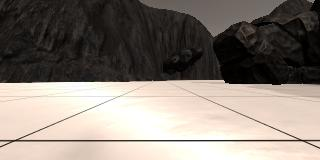
#> input picture calibration_images/example_grid1.jpg, 320 x 160 px
$ jupyter execute --allow-errors 'Project Notebook.ipynb'   (shell and % lines are left out)
#> lines starting #> are read from the running program, lines starting #| are printed output that depends on the picture; after the words box and inside, x2 and y2 are one past the last pixel; in counts of white or black regions, pixels touching at a corner belong together; long printed decimals are rounded
# Rover Project - Test Notebook
The purpose of this notebook is to test and play with the hyper-parameters of the different functions used in this project.

Below are the sections included in this notebook:

`1.` [Importing some packages and modules.](#cell1)
`2.` [Making sure that everything works by displaying some images.](#cell2)
`3.` [Color thresholding.](#cell3)
`4.` [Perspective transformation.](#cell4)
`5.` [Coordinate transformations.](#cell5)
`6.` [Making a custom data class.](#cell6)
`7.` [Combining the above functions into a bigger one.](#cell7)
`8.` [Processing sample images and merging them into a video.](#cell8)
`9.` [Displaying the created video.](#cell9)
`10.` [Simulating the process when accepting a video as input](#cell10)
&nbsp;&nbsp;&nbsp;&nbsp; `10.1.` [Creating a dummy video (as if the user provided it along with the navigation data).](#cell10_1)
&nbsp;&nbsp;&nbsp;&nbsp; `10.2.` [Extracting frame images from the provided (in our case, dummy) video.](#cell10_2)
&nbsp;&nbsp;&nbsp;&nbsp; `10.3.` [Processing extracted frame images then merging them into a video.](#cell10_3)
&nbsp;&nbsp;&nbsp;&nbsp; `10.4.` [Displaying the processed video from the input one.](#cell10_4)

## `1.` Importing some packages and modules
<a id="cell1"></a>

[cell 1]
import cv2
import numpy as np
import matplotlib.image  as mimg
import matplotlib.pyplot as mplot
import os.path

# Next line is used to display and store Matplotlib plots directly in the notebook.
# The output of plotting commands is displayed inline, below the code cell that produced it.
# The resulting plots will then also be stored in the notebook document.

## `2.` Making sure everything works by displaying some images
<a id="cell2"></a>

[cell 2]
imgs_relative_loc = "../calibration_images"
mplot.figure(figsize=(12, 6))
mplot.subplot(2, 2, 1) # or "221" >> 2 rows, 2 columns, subplot (No.1).
mplot.imshow(mimg.imread(os.path.join(imgs_relative_loc, "example_grid1.jpg")))
mplot.subplot(2, 2, 2)
mplot.imshow(mimg.imread(os.path.join(imgs_relative_loc, "example_rock1.jpg")))
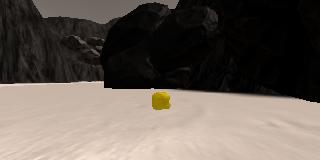
#> input picture calibration_images/example_rock1.jpg, 320 x 160 px
mplot.subplot(2, 2, 3)
mplot.imshow(mimg.imread(os.path.join(imgs_relative_loc, "example_grid2.jpg")))
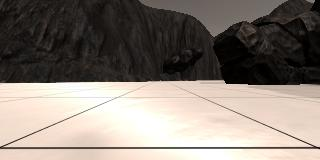
#> input picture calibration_images/example_grid2.jpg, 320 x 160 px
mplot.subplot(2, 2, 4)
#> (the rest of this cell did not finish here and is left out)

## `3.` Color thresholding
We want to identify the pixles that are within a given range in all the color channels. The output will be a mask with the same shape as the input image, with ones in the places where there are identified pixels.
<a id="cell3"></a>

[cell 3]
def color_thresh(img, rgb_thresh_min=(160, 160, 160), rgb_thresh_max=(255, 255, 255)):
    # This gives a list of zeros and ones representing the identified pixels.
    identified_pixels = (img[:, :, 0] > rgb_thresh_min[0]) \
                    &   (img[:, :, 1] > rgb_thresh_min[1]) \
                    &   (img[:, :, 2] > rgb_thresh_min[2]) \
                    \
                    &   (img[:, :, 0] <= rgb_thresh_max[0]) \
                    &   (img[:, :, 1] <= rgb_thresh_max[1]) \
                    &   (img[:, :, 2] <= rgb_thresh_max[2])

    # Create a mask with the same shape as the input image.
    img_mask = np.zeros_like(img[:, :, 0])

    # Go through the image mask and set the pixels that are identified to 1.
    img_mask[identified_pixels] = 1

    return img_mask

## `4.` Perspective transformation
Some useful links:
* [cv2.getPerspectiveTransform()](https://theailearner.com/tag/cv2-getperspectivetransform/)
* [4 Point OpenCV getPerspective Transform Example](https://medium.com/analytics-vidhya/opencv-perspective-transformation-9edffefb2143)
* [OpenCv Perspective Transformation](https://pyimgsearch.com/2014/08/25/4-point-opencv-getperspective-transform-example/)
* [What is Perspective Warping? | OpenCV and Python](https://pub.towardsai.net/what-is-perspective-warping-opencv-and-python-750e7a13d386)
<a id="cell4"></a>

[cell 4]
def perspect_transform(img, src, dst):
    # Get a transformation matrix using the corners of the desired image section (in our case,
    # the corners of square grid) and a matrix containting the new image corner pixels.
    trans_matrix = cv2.getPerspectiveTransform(src, dst)

    # Inputs are: [`The original image`, `transformation matrix`, `the (height (y), width (x)) of the output image`]
    # Since we want to keep same size of the input image, we need to pass its shape.
    return cv2.warpPerspective(img, trans_matrix, (img.shape[1], img.shape[0]))


## Testing the above function!
# Define a source and a destination points for the perspective transformation.
# The pixel coordinates below are found by opening `example_grid1.jpg` with paint and hovering over the grid corners.
# This variable holds the locations of the gird corners (for calibration). Corners order: [(B)ottom (L)eft, BR, TR, TL]
source = np.float32([[14, 140], [301, 140], [200, 96], [118, 96]])
#> source = [[14, 140], [301, 140], [200, 96], [118, 96]]

# Get a random image.
dataset_images = os.listdir("../test_dataset/IMG/")
image = mimg.imread(os.path.join("../test_dataset/IMG/",
                    dataset_images[np.random.randint(0, len(dataset_images)-1)]))
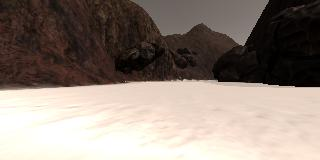
#> input picture test_dataset/IMG/robocam_2017_05_02_11_16_21_421.jpg, 320 x 160 px
#> image is the input picture: shape (160, 320, 3); mean R, G, B 142.2, 129.8, 121

# The input image will be warped to a grid where each 10x10 pixels (square) represent 1 square meter.
dst_size = 5

# Define an offset from the bottom of the image.
btm_offset = 10

destination = np.float32([
                            # BL corner => Y-size center - dst_size, X-size - btm_offset
                            [image.shape[1]/2 - dst_size, image.shape[0] - btm_offset],
                            # BR corner => Y-size center + dst_size, X-size - btm_offset
                            [image.shape[1]/2 + dst_size, image.shape[0] - btm_offset],
                            # TR corner => Y-size center + dst_size, X-size - 2*dst_size - btm_offset
                            [image.shape[1]/2 + dst_size, image.shape[0] - 2*dst_size - btm_offset],
                            # TL corner => Y-size center - dst_size, X-size - 2*dst_size - btm_offset
                            [image.shape[1]/2 - dst_size, image.shape[0] - 2*dst_size - btm_offset]
                        ])


# Get the grid image.
grid_img = mimg.imread("../calibration_images/example_grid1.jpg")
#> grid_img is the input picture: shape (160, 320, 3); mean R, G, B 135.1, 126.3, 118.3

# Perform perspective transformation.
warped = perspect_transform(grid_img, source, destination)
#> in perspect_transform, `trans_matrix = cv2.getPerspectiveTransform(src, dst)`: trans_matrix = [[-0.0274, -2.04, 164.4], [-3.59e-15, -1.96, 157.1], [-2.26e-17, -0.0128, 1]]
#> in perspect_transform, `return cv2.warpPerspective(img, trans_matrix, (img.shape[1], img.shape..`:
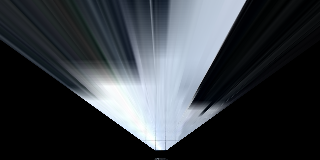
#> returned value: shape (160, 320, 3); mean of channels 0, 1, 2 64.4, 59.3, 54.5; drawn as B, G, R

# Perfrom thresholding on the original and warped images.
image_threshed = color_thresh(image)
#> in color_thresh, `identified_pixels = (img[:, :, 0] > rgb_thresh_min[0]) \ &   (img[:, :..`:
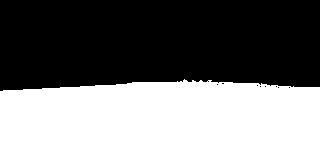
#> identified_pixels: shape (160, 320) bool; 46.9% white; 1 white region, box (x1, y1, x2, y2) and area: (0, 79, 320, 160) 24032
warped_threshed = color_thresh(warped)
#> call 2 of color_thresh, with rgb_thresh_min = (160, 160, 160), rgb_thresh_max = (255, 255, 255)
#> in color_thresh (call 2), `identified_pixels = (img[:, :, 0] > rgb_thresh_min[0]) \ &   (img[:, :..`:
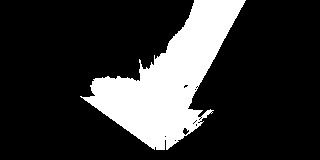
#> identified_pixels: shape (160, 320) bool; 19.8% white; 1 white region, box (x1, y1, x2, y2) and area: (80, 0, 246, 150) 10134

# Plotting images.
mplot.figure(figsize=(12, 6))
mplot.subplot(2, 2, 1)
mplot.imshow(image)
mplot.subplot(2, 2, 2)
mplot.imshow(warped)
mplot.subplot(2, 2, 3)
mplot.imshow(image_threshed)
mplot.subplot(2, 2, 4)
mplot.imshow(warped_threshed)

## `5.` Coordinate transformations
We need to define the next functions:
* `rover_coords(img)`:
  Transforms image coordinates to Rover coordinates.
* `to_polar_coords(x_pixel, y_pixel)`:
  Converts points `(x, y)` in rover space to polar coordinates `(distance, angle)`
* `totate_pix(xpix, ypix, yaw)`:
  Transform pixels in rover space to world space.
* `translate_pix(xpix_rot, ypix_rot, xpos, ypos, scale)`:
  Apply translation with scaling.
* `pix_to_world(xpix, ypix, xpos, ypos, yaw, world_size, scale)`:
  Apply multiple transformations [`rotation`, `translation`, `clipping`].
<a id="cell5"></a>

[cell 5]
def rover_coords(binary_img):
    # Identify nonzero pixels
    ypos, xpos = binary_img.nonzero()

    # Determine pixel positions relative to the rover position (being at the center bottom of the image).
    x_pixel = -(ypos - binary_img.shape[0]).astype(float)
    y_pixel = -(xpos - binary_img.shape[1]/2).astype(float)
    return x_pixel, y_pixel

def to_polar_coords(x_pixel, y_pixel):
    # Calculate distance to each pixel
    dist = np.sqrt(x_pixel**2 + y_pixel**2)

    # For each pixel, calculate the angle between it and the vertical axis.
    angles = np.arctan2(y_pixel, x_pixel)

    return dist, angles

def rotate_pix(xpix, ypix, yaw):
    # Convert yaw to radians
    yaw_rad = yaw * np.pi / 180

    # Apply rotation by multiplying the image by the 2D rotation matrix.
    # Rotation matrix: [x`, y`] = [cos(x) -sin(y); sin(x) cos(y)][x; y]
    xpix_rotated = (xpix * np.cos(yaw_rad)) - (ypix * np.sin(yaw_rad))
    ypix_rotated = (xpix * np.sin(yaw_rad)) + (ypix * np.cos(yaw_rad))

    return xpix_rotated, ypix_rotated

def translate_pix(xpix_rot, ypix_rot, xpos, ypos, scale):
    # Apply a scaling and a translation
    xpix_translated = (xpix_rot / scale) + xpos
    ypix_translated = (ypix_rot / scale) + ypos

    return xpix_translated, ypix_translated

def pix_to_world(xpix, ypix, xpos, ypos, yaw, world_size, scale):
    # Apply rotation
    xpix_rot, ypix_rot = rotate_pix(xpix, ypix, yaw)

    # Apply translation
    xpix_tran, ypix_tran = translate_pix(xpix_rot, ypix_rot, xpos, ypos, scale)

    # Perform rotation, translation and clipping all at once
    x_pix_world = np.clip(np.int_(xpix_tran), 0, world_size - 1)
    y_pix_world = np.clip(np.int_(ypix_tran), 0, world_size - 1)

    return x_pix_world, y_pix_world

## Testing the above functions!
# Transform warped_threshed image to rover coordinates then get the polar coordinates.
xpix, ypix = rover_coords(warped_threshed)
#> in rover_coords, `ypos, xpos = binary_img.nonzero()`: ypos = 10134 values from 0 to 149; xpos = 10134 values, max 245 at index 51, min 80 at index 6152, mean 168.5
#> in rover_coords, `x_pixel = -(ypos - binary_img.shape[0]).astype(float)`: x_pixel = 10134 values, max 160 at index 0, min 11 at index 10122, mean 80.97
#> in rover_coords, `y_pixel = -(xpos - binary_img.shape[1]/2).astype(float)`: y_pixel = 10134 values, max 80 at index 6152, min -85 at index 51, mean -8.5
#> xpix has the same summary as x_pixel in rover_coords; ypix has the same summary as y_pixel in rover_coords
dist, angles = to_polar_coords(xpix, ypix)
#> in to_polar_coords, `dist = np.sqrt(x_pixel**2 + y_pixel**2)`: dist = 10134 values, max 181.2 at index 51, min 11 at index 10127, mean 88.01
#> in to_polar_coords, `angles = np.arctan2(y_pixel, x_pixel)`: angles = 10134 values, max 0.898 at index 6257, min -0.852 at index 9076, mean -0.0274

# Direction is the average of all the angle values of the pixels
mean_dir = np.mean(angles)
#> mean_dir = -0.0274

# Plotting images.
mplot.figure(figsize=(12, 6))
mplot.subplot(2, 2, 1)
mplot.imshow(image)
mplot.subplot(2, 2, 2)
mplot.imshow(warped)
mplot.subplot(2, 2, 3)
mplot.imshow(warped_threshed)
mplot.subplot(2, 2, 4)
mplot.plot(xpix, ypix, '.')
mplot.ylim(-160, 160)
mplot.xlim(0, 160)
arrow_length = 100
x_arrow = arrow_length * np.cos(mean_dir)
#> x_arrow = 99.96
y_arrow = arrow_length * np.sin(mean_dir)
#> y_arrow = -2.74
mplot.arrow(0, 0, x_arrow, y_arrow, color="red", zorder=2, head_width=10, width=2)
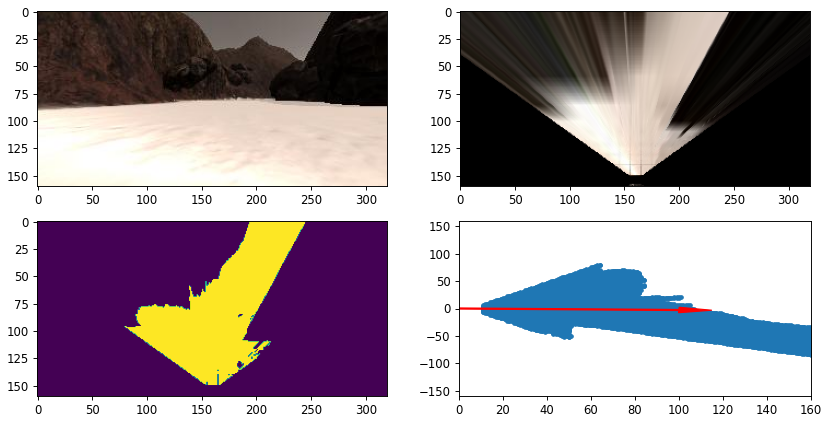
#> figure drawn by matplotlib, 4 panels

[cell 6]
num_angles = len(angles[angles >= 0])
#> num_angles = 3942
print(num_angles)
#| 3942
print(len(angles) - num_angles)
#| 6192
print(len(angles[angles < 0]))
#| 6192
print(angles)
#> (printed output is left out)
print(np.mean(angles))
#| -0.0274
print(np.mean(np.sort(angles)[int(len(angles)/2):]))
#| 0.3169
print(np.sort(angles))
#> (printed output is left out)
print(np.sort(angles)[-int(len(angles)/2):])
#> (printed output is left out)
print(np.sort(angles)[int(len(angles)/2):])
#> (printed output is left out)
print(np.mean(angles * 180/np.pi))
#| -1.570
print(np.clip(np.mean(angles * 180/np.pi), -15, 15))
#| -1.570
print(np.clip(66, -15, 15))
print(np.clip(-66, -15, 15))

## `6.` Making a custom data class
<a id="cell6"></a>

[cell 7]
import pandas as pd

# Load the world map image.
#> (the rest of this cell did not finish here and is left out)

## `7.` Combining the above functions into a bigger one
`Next are the steps that we are going to perform:`
`1.` Defining a source and a destination coordinates for the perspective transformation.
`2.` Applying perspective transformation.
`3.` Applying color thresholding to identify navigable terrain, obstacles (wall), and rocks/samples.
`4.` Converting the thresholded images to rover coordinates.
`5.` Convert rover coordinates to world coordinates.
`6.` Update world map.
`7.` Combining the original image, warped version, and the world map into one image (For visualization only).
<a id="cell7"></a>

[cell 8]
def process_image(img, Plotting=False):
    # 1) Defining a source and a destination coordinates for the perspective transformation.
    # source = np.float32([[14, 140], [301, 140], [200, 96], [118, 96]]) # (B)ottom (L)eft, BR, TR, TL
    source = np.float32([[118, 96], [200, 96], [301, 140], [14, 140]])   # (T)op (L)eft, TR, BR, BL

    # The input image will be warped to a grid where each 10x10 pixels (square) represent 1 square meter.
    dst_size = 5

    destination = np.float32([[155, 148], [165, 148], [165, 158], [155, 158]])

    # # Define an offset from the bottom of the image.
    # btm_offset = 10
    # # grid_img.shape = (160, 320, 3)
    # # grid_img.shape[1]/2 - dst_size = 155 | grid_img.shape[0]              - bottom_offset = 150
    # # grid_img.shape[1]/2 + dst_size = 165 | grid_img.shape[0] - 2*dst_size - bottom_offset = 140
    # Therefore => destination = [[155, 150], [165, 150] , [165, 140], [155, 140]]
    # destination = np.float32([
    #                             # BL corner => Y-size center - dst_size, X-size - btm_offset
    #                             [img.shape[1]/2 - dst_size, img.shape[0] - btm_offset],
    #                             # BR corner => Y-size center + dst_size, X-size - btm_offset
    #                             [img.shape[1]/2 + dst_size, img.shape[0] - btm_offset],
    #                             # TR corner => Y-size center + dst_size, X-size - 2*dst_size - btm_offset
    #                             [img.shape[1]/2 + dst_size, img.shape[0] - 2*dst_size - btm_offset],
    #                             # TL corner => Y-size center - dst_size, X-size - 2*dst_size - btm_offset
    #                             [img.shape[1]/2 - dst_size, img.shape[0] - 2*dst_size - btm_offset]
    #                         ])


    # 2) Applying perspective transformation.
    warped = perspect_transform(img, source, destination)

    # 3) Applying color thresholding to identify navigable terrain, obstacles (wall), and rocks/samples.
    nav_terrain_threshed = color_thresh(warped)
    obs_threshed = color_thresh(warped, rgb_thresh_min=(0, 0, 0), rgb_thresh_max=(160, 160, 160))
    # Rocks are bright in red and green channels, and dim in the blue channel.
    rock_threshed = color_thresh(warped, rgb_thresh_min=(150, 100, 0), rgb_thresh_max=(255, 200, 50))

    # 4) Converting the thresholded images to rover coordinates.
    xpix, ypix = rover_coords(nav_terrain_threshed)
    obs_xpix, obs_ypix = rover_coords(obs_threshed)
    rock_xpix, rock_ypix = rover_coords(rock_threshed)

    # 5) Convert rover coordinates to world coordinates.
    xpos, ypos = data.xpos[data.count], data.ypos[data.count]
    yaw = data.yaw[data.count]
    world_size = data.worldmap.shape[0]
    scale = 2 * dst_size
    x_world, y_world = pix_to_world(xpix, ypix, xpos, ypos, yaw, world_size, scale)
    obs_x_world, obs_y_world = pix_to_world(obs_xpix, obs_ypix, xpos, ypos, yaw, world_size, scale)
    rock_x_world, rock_y_world = pix_to_world(rock_xpix, rock_ypix, xpos, ypos, yaw, world_size, scale)

    # 6) Update world map.
    # Set blue channel to 255 where there is navigable terrain.
    data.worldmap[y_world, x_world, 2] += 1
    # Set red channel to 255 where there are obstacles.
    data.worldmap[obs_y_world, obs_x_world, 0] += 1

    # If blue channel > 0, set red channel to 0.
    nav_pix = data.worldmap[:, :, 2] > 0
    data.worldmap[nav_pix, 0] = 0

    # Check for rocks and set green channel to 255 where there are.
    if rock_threshed.any():
        # Set red and blue channels to 0 where there is a rock pixel.
        data.worldmap[rock_y_world, rock_x_world, 0::2] = 0
        data.worldmap[rock_y_world, rock_x_world, 1] = 255

    # 7) Combining the original image, warped version, and the world map into one image (For visualization only).
    # Creating a blank matrix to hold the images.
    merged_output = np.zeros(   # Image (x) size + world map (x) size, and twice the image (y) size.
                                (img.shape[0] + data.worldmap.shape[0],
                                 img.shape[1]*2, 3)
                            )
    # Insert the original image into the top left corner of the output image.
    merged_output[0:img.shape[0], 0:img.shape[1]] = img

    # Insert the warped image into the top right corner of the output image.
    merged_output[0:img.shape[0], img.shape[1]:] = warped

    # Overlay worldmap with ground truth map.
    worldmap_overlay = cv2.addWeighted(data.worldmap, 1, data.ground_truth, 0.5, 0)

    # Add the worldmap overlay to the output image after flipping it upside-down.
    merged_output[img.shape[0]:, 0:data.worldmap.shape[1]] = np.flipud(worldmap_overlay)

    # Overlay some text on the output image.
    cv2.putText(merged_output, "Populating map with color data...", (20, 20), cv2.FONT_HERSHEY_SIMPLEX, 0.4, (255, 255, 255), 1)

    # Increment the count.
    if data.count < len(data.images) - 1:
        data.count += 1

    if Plotting:
        mplot.figure(figsize=(12, 9))
        mplot.subplot(3, 2, 1)
        mplot.imshow(img)
        mplot.subplot(3, 2, 2)
        mplot.imshow(warped)
        mplot.subplot(3, 2, 3)
        mplot.imshow(nav_terrain_threshed)
        mplot.subplot(3, 2, 4)
        mplot.imshow(obs_threshed)
        mplot.subplot(3, 2, 5)
        mplot.imshow(rock_threshed)
        mplot.subplot(3, 2, 6)

        # Why dividing by 255? Because the datatype of merged_image is float. If a float image is passed to matplotlib, it expects
        # the pixels to have values from 0 to 1. If an int image is passed, pixels are expected to have values from 0 to 255.
        # Source: https://stackoverflow.com/questions/49643907/clipping-input-data-to-the-valid-range-for-imshow-with-rgb-data-0-1-for-floa
        mplot.imshow(merged_output/255)
    return merged_output

## Testing the above functions!
#> (the rest of this cell did not finish here and is left out)

#> in process_image, `source = np.float32([[118, 96], [200, 96], [301, 140], [14, 140]])`: source = [[118, 96], [200, 96], [301, 140], [14, 140]]
#> in perspect_transform (call 2), `trans_matrix = cv2.getPerspectiveTransform(src, dst)`: trans_matrix = [[-0.0274, -2.04, 164.4], [-4.34e-15, -2.07, 165.1], [-2.57e-17, -0.0128, 1]]
#> in perspect_transform (call 2), `return cv2.warpPerspective(img, trans_matrix, (img.shape[1], img.shape..`:
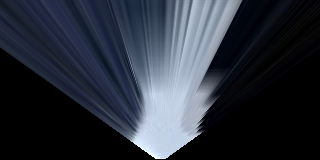
#> returned value: shape (160, 320, 3); mean of channels 0, 1, 2 58.1, 47.6, 42.2; drawn as B, G, R
#> call 3 of color_thresh, with rgb_thresh_min = (160, 160, 160), rgb_thresh_max = (255, 255, 255)
#> in color_thresh (call 3), `identified_pixels = (img[:, :, 0] > rgb_thresh_min[0]) \ &   (img[:, :..`:
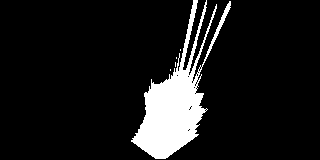
#> identified_pixels: shape (160, 320) bool; 10.1% white; 5 white regions (4 under 20 px), largest, box (x1, y1, x2, y2) and area: (131, 0, 231, 159) 5154
#> call 4 of color_thresh, with rgb_thresh_min = (0, 0, 0), rgb_thresh_max = (160, 160, 160)
#> in color_thresh (call 4), `identified_pixels = (img[:, :, 0] > rgb_thresh_min[0]) \ &   (img[:, :..`:
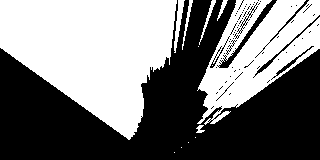
#> identified_pixels: shape (160, 320) bool; 47.6% white; 13 white regions (6 under 20 px), largest, box (x1, y1, x2, y2) and area: (0, 0, 177, 140) 16017, (197, 0, 320, 125) 7784, (174, 0, 185, 53) 224
#> in color_thresh (call 5), `identified_pixels = (img[:, :, 0] > rgb_thresh_min[0]) \ &   (img[:, :..`: identified_pixels: shape (160, 320) bool; every value is 0
#> in process_image, `xpix, ypix = rover_coords(nav_terrain_threshed)`: xpix = 5165 values, max 160 at index 0, min 2 at index 5154, mean 59.66; ypix = 5165 values, max 29 at index 4479, min -70 at index 13, mean -15.41
#> in process_image, `rock_xpix, rock_ypix = rover_coords(rock_threshed)`: rock_xpix = empty array
